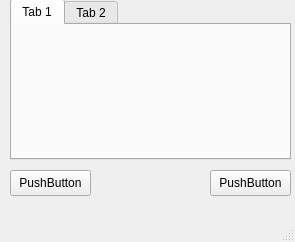
<?xml version="1.0" encoding="UTF-8"?>
<ui version="4.0">
 <class>MainWindow</class>
 <widget class="QMainWindow" name="MainWindow">
  <property name="geometry">
   <rect>
    <x>0</x>
    <y>0</y>
    <width>295</width>
    <height>242</height>
   </rect>
  </property>
  <property name="windowTitle">
   <string>tabWidget选项卡</string>
  </property>
  <widget class="QWidget" name="centralwidget">
   <widget class="QTabWidget" name="tabWidget">
    <property name="geometry">
     <rect>
      <x>10</x>
      <y>-1</y>
      <width>281</width>
      <height>161</height>
     </rect>
    </property>
    <property name="currentIndex">
     <number>0</number>
    </property>
    <widget class="QWidget" name="tab">
     <attribute name="title">
      <string>Tab 1</string>
     </attribute>
    </widget>
    <widget class="QWidget" name="tab_2">
     <attribute name="title">
      <string>Tab 2</string>
     </attribute>
    </widget>
   </widget>
   <widget class="QPushButton" name="pushButton">
    <property name="geometry">
     <rect>
      <x>10</x>
      <y>170</y>
      <width>81</width>
      <height>26</height>
     </rect>
    </property>
    <property name="text">
     <string>PushButton</string>
    </property>
   </widget>
   <widget class="QPushButton" name="pushButton_2">
    <property name="geometry">
     <rect>
      <x>210</x>
      <y>170</y>
      <width>81</width>
      <height>26</height>
     </rect>
    </property>
    <property name="text">
     <string>PushButton</string>
    </property>
   </widget>
  </widget>
  <widget class="QMenuBar" name="menubar">
   <property name="geometry">
    <rect>
     <x>0</x>
     <y>0</y>
     <width>295</width>
     <height>21</height>
    </rect>
   </property>
  </widget>
  <widget class="QStatusBar" name="statusbar"/>
 </widget>
 <resources/>
 <connections/>
</ui>
